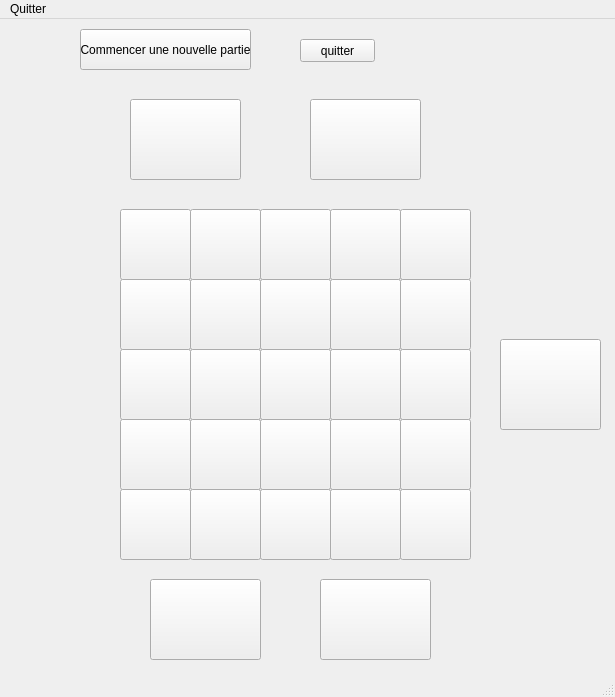
<?xml version="1.0" encoding="UTF-8"?>
<ui version="4.0">
 <class>ONITAMA</class>
 <widget class="QMainWindow" name="ONITAMA">
  <property name="geometry">
   <rect>
    <x>0</x>
    <y>0</y>
    <width>615</width>
    <height>697</height>
   </rect>
  </property>
  <property name="windowTitle">
   <string>Onitama, DANET PICHARD</string>
  </property>
  <property name="windowIcon">
   <iconset>
    <normaloff>../../icone onitama.jpg</normaloff>../../icone onitama.jpg</iconset>
  </property>
  <widget class="QWidget" name="centralwidget">
   <widget class="QPushButton" name="Bouton_0_0">
    <property name="enabled">
     <bool>true</bool>
    </property>
    <property name="geometry">
     <rect>
      <x>120</x>
      <y>190</y>
      <width>71</width>
      <height>71</height>
     </rect>
    </property>
    <property name="text">
     <string/>
    </property>
    <property name="flat">
     <bool>false</bool>
    </property>
   </widget>
   <widget class="QPushButton" name="Bouton_0_1">
    <property name="enabled">
     <bool>true</bool>
    </property>
    <property name="geometry">
     <rect>
      <x>190</x>
      <y>190</y>
      <width>71</width>
      <height>71</height>
     </rect>
    </property>
    <property name="text">
     <string/>
    </property>
    <property name="flat">
     <bool>false</bool>
    </property>
   </widget>
   <widget class="QPushButton" name="Bouton_0_2">
    <property name="enabled">
     <bool>true</bool>
    </property>
    <property name="geometry">
     <rect>
      <x>260</x>
      <y>190</y>
      <width>71</width>
      <height>71</height>
     </rect>
    </property>
    <property name="text">
     <string/>
    </property>
    <property name="flat">
     <bool>false</bool>
    </property>
   </widget>
   <widget class="QPushButton" name="Bouton_0_3">
    <property name="enabled">
     <bool>true</bool>
    </property>
    <property name="geometry">
     <rect>
      <x>330</x>
      <y>190</y>
      <width>71</width>
      <height>71</height>
     </rect>
    </property>
    <property name="text">
     <string/>
    </property>
    <property name="flat">
     <bool>false</bool>
    </property>
   </widget>
   <widget class="QPushButton" name="Bouton_0_4">
    <property name="enabled">
     <bool>true</bool>
    </property>
    <property name="geometry">
     <rect>
      <x>400</x>
      <y>190</y>
      <width>71</width>
      <height>71</height>
     </rect>
    </property>
    <property name="text">
     <string/>
    </property>
    <property name="flat">
     <bool>false</bool>
    </property>
   </widget>
   <widget class="QPushButton" name="Bouton_1_0">
    <property name="enabled">
     <bool>true</bool>
    </property>
    <property name="geometry">
     <rect>
      <x>120</x>
      <y>260</y>
      <width>71</width>
      <height>71</height>
     </rect>
    </property>
    <property name="text">
     <string/>
    </property>
    <property name="flat">
     <bool>false</bool>
    </property>
   </widget>
   <widget class="QPushButton" name="Bouton_1_1">
    <property name="enabled">
     <bool>true</bool>
    </property>
    <property name="geometry">
     <rect>
      <x>190</x>
      <y>260</y>
      <width>71</width>
      <height>71</height>
     </rect>
    </property>
    <property name="text">
     <string/>
    </property>
    <property name="flat">
     <bool>false</bool>
    </property>
   </widget>
   <widget class="QPushButton" name="Bouton_1_2">
    <property name="enabled">
     <bool>true</bool>
    </property>
    <property name="geometry">
     <rect>
      <x>260</x>
      <y>260</y>
      <width>71</width>
      <height>71</height>
     </rect>
    </property>
    <property name="text">
     <string/>
    </property>
    <property name="flat">
     <bool>false</bool>
    </property>
   </widget>
   <widget class="QPushButton" name="Bouton_1_3">
    <property name="enabled">
     <bool>true</bool>
    </property>
    <property name="geometry">
     <rect>
      <x>330</x>
      <y>260</y>
      <width>71</width>
      <height>71</height>
     </rect>
    </property>
    <property name="text">
     <string/>
    </property>
    <property name="flat">
     <bool>false</bool>
    </property>
   </widget>
   <widget class="QPushButton" name="Bouton_1_4">
    <property name="enabled">
     <bool>true</bool>
    </property>
    <property name="geometry">
     <rect>
      <x>400</x>
      <y>260</y>
      <width>71</width>
      <height>71</height>
     </rect>
    </property>
    <property name="text">
     <string/>
    </property>
    <property name="flat">
     <bool>false</bool>
    </property>
   </widget>
   <widget class="QPushButton" name="Bouton_2_0">
    <property name="enabled">
     <bool>true</bool>
    </property>
    <property name="geometry">
     <rect>
      <x>120</x>
      <y>330</y>
      <width>71</width>
      <height>71</height>
     </rect>
    </property>
    <property name="text">
     <string/>
    </property>
    <property name="flat">
     <bool>false</bool>
    </property>
   </widget>
   <widget class="QPushButton" name="Bouton_2_1">
    <property name="enabled">
     <bool>true</bool>
    </property>
    <property name="geometry">
     <rect>
      <x>190</x>
      <y>330</y>
      <width>71</width>
      <height>71</height>
     </rect>
    </property>
    <property name="text">
     <string/>
    </property>
    <property name="flat">
     <bool>false</bool>
    </property>
   </widget>
   <widget class="QPushButton" name="Bouton_2_2">
    <property name="enabled">
     <bool>true</bool>
    </property>
    <property name="geometry">
     <rect>
      <x>260</x>
      <y>330</y>
      <width>71</width>
      <height>71</height>
     </rect>
    </property>
    <property name="text">
     <string/>
    </property>
    <property name="flat">
     <bool>false</bool>
    </property>
   </widget>
   <widget class="QPushButton" name="Bouton_2_3">
    <property name="enabled">
     <bool>true</bool>
    </property>
    <property name="geometry">
     <rect>
      <x>330</x>
      <y>330</y>
      <width>71</width>
      <height>71</height>
     </rect>
    </property>
    <property name="text">
     <string/>
    </property>
    <property name="flat">
     <bool>false</bool>
    </property>
   </widget>
   <widget class="QPushButton" name="Bouton_2_4">
    <property name="enabled">
     <bool>true</bool>
    </property>
    <property name="geometry">
     <rect>
      <x>400</x>
      <y>330</y>
      <width>71</width>
      <height>71</height>
     </rect>
    </property>
    <property name="text">
     <string/>
    </property>
    <property name="flat">
     <bool>false</bool>
    </property>
   </widget>
   <widget class="QPushButton" name="Bouton_3_0">
    <property name="enabled">
     <bool>true</bool>
    </property>
    <property name="geometry">
     <rect>
      <x>120</x>
      <y>400</y>
      <width>71</width>
      <height>71</height>
     </rect>
    </property>
    <property name="text">
     <string/>
    </property>
    <property name="flat">
     <bool>false</bool>
    </property>
   </widget>
   <widget class="QPushButton" name="Bouton_3_1">
    <property name="enabled">
     <bool>true</bool>
    </property>
    <property name="geometry">
     <rect>
      <x>190</x>
      <y>400</y>
      <width>71</width>
      <height>71</height>
     </rect>
    </property>
    <property name="text">
     <string/>
    </property>
    <property name="flat">
     <bool>false</bool>
    </property>
   </widget>
   <widget class="QPushButton" name="Bouton_3_2">
    <property name="enabled">
     <bool>true</bool>
    </property>
    <property name="geometry">
     <rect>
      <x>260</x>
      <y>400</y>
      <width>71</width>
      <height>71</height>
     </rect>
    </property>
    <property name="text">
     <string/>
    </property>
    <property name="flat">
     <bool>false</bool>
    </property>
   </widget>
   <widget class="QPushButton" name="Bouton_3_3">
    <property name="enabled">
     <bool>true</bool>
    </property>
    <property name="geometry">
     <rect>
      <x>330</x>
      <y>400</y>
      <width>71</width>
      <height>71</height>
     </rect>
    </property>
    <property name="text">
     <string/>
    </property>
    <property name="flat">
     <bool>false</bool>
    </property>
   </widget>
   <widget class="QPushButton" name="Bouton_3_4">
    <property name="enabled">
     <bool>true</bool>
    </property>
    <property name="geometry">
     <rect>
      <x>400</x>
      <y>400</y>
      <width>71</width>
      <height>71</height>
     </rect>
    </property>
    <property name="text">
     <string/>
    </property>
    <property name="flat">
     <bool>false</bool>
    </property>
   </widget>
   <widget class="QPushButton" name="Bouton_4_0">
    <property name="enabled">
     <bool>true</bool>
    </property>
    <property name="geometry">
     <rect>
      <x>120</x>
      <y>470</y>
      <width>71</width>
      <height>71</height>
     </rect>
    </property>
    <property name="text">
     <string/>
    </property>
    <property name="flat">
     <bool>false</bool>
    </property>
   </widget>
   <widget class="QPushButton" name="Bouton_4_1">
    <property name="enabled">
     <bool>true</bool>
    </property>
    <property name="geometry">
     <rect>
      <x>190</x>
      <y>470</y>
      <width>71</width>
      <height>71</height>
     </rect>
    </property>
    <property name="text">
     <string/>
    </property>
    <property name="flat">
     <bool>false</bool>
    </property>
   </widget>
   <widget class="QPushButton" name="Bouton_4_2">
    <property name="enabled">
     <bool>true</bool>
    </property>
    <property name="geometry">
     <rect>
      <x>260</x>
      <y>470</y>
      <width>71</width>
      <height>71</height>
     </rect>
    </property>
    <property name="text">
     <string/>
    </property>
    <property name="flat">
     <bool>false</bool>
    </property>
   </widget>
   <widget class="QPushButton" name="Bouton_4_3">
    <property name="enabled">
     <bool>true</bool>
    </property>
    <property name="geometry">
     <rect>
      <x>330</x>
      <y>470</y>
      <width>71</width>
      <height>71</height>
     </rect>
    </property>
    <property name="text">
     <string/>
    </property>
    <property name="flat">
     <bool>false</bool>
    </property>
   </widget>
   <widget class="QPushButton" name="Bouton_4_4">
    <property name="enabled">
     <bool>true</bool>
    </property>
    <property name="geometry">
     <rect>
      <x>400</x>
      <y>470</y>
      <width>71</width>
      <height>71</height>
     </rect>
    </property>
    <property name="text">
     <string/>
    </property>
    <property name="flat">
     <bool>false</bool>
    </property>
   </widget>
   <widget class="QPushButton" name="Bouton_rouge1">
    <property name="geometry">
     <rect>
      <x>130</x>
      <y>80</y>
      <width>111</width>
      <height>81</height>
     </rect>
    </property>
    <property name="text">
     <string/>
    </property>
   </widget>
   <widget class="QPushButton" name="Bouton_rouge_2">
    <property name="geometry">
     <rect>
      <x>310</x>
      <y>80</y>
      <width>111</width>
      <height>81</height>
     </rect>
    </property>
    <property name="text">
     <string/>
    </property>
   </widget>
   <widget class="QPushButton" name="Bouton_bleu_1">
    <property name="geometry">
     <rect>
      <x>150</x>
      <y>560</y>
      <width>111</width>
      <height>81</height>
     </rect>
    </property>
    <property name="text">
     <string/>
    </property>
    <property name="icon">
     <iconset>
      <normaloff>../../ressources/boar.jpg</normaloff>../../ressources/boar.jpg</iconset>
    </property>
    <property name="iconSize">
     <size>
      <width>111</width>
      <height>81</height>
     </size>
    </property>
   </widget>
   <widget class="QPushButton" name="Bouton_bleu_2">
    <property name="geometry">
     <rect>
      <x>320</x>
      <y>560</y>
      <width>111</width>
      <height>81</height>
     </rect>
    </property>
    <property name="text">
     <string/>
    </property>
   </widget>
   <widget class="QPushButton" name="Pioche">
    <property name="geometry">
     <rect>
      <x>500</x>
      <y>320</y>
      <width>101</width>
      <height>91</height>
     </rect>
    </property>
    <property name="text">
     <string/>
    </property>
   </widget>
   <widget class="QPushButton" name="pushButton">
    <property name="geometry">
     <rect>
      <x>300</x>
      <y>20</y>
      <width>75</width>
      <height>23</height>
     </rect>
    </property>
    <property name="text">
     <string>quitter</string>
    </property>
   </widget>
   <widget class="QPushButton" name="pushButton_2">
    <property name="geometry">
     <rect>
      <x>80</x>
      <y>10</y>
      <width>171</width>
      <height>41</height>
     </rect>
    </property>
    <property name="text">
     <string>Commencer une nouvelle partie</string>
    </property>
   </widget>
   <widget class="QLabel" name="label">
    <property name="geometry">
     <rect>
      <x>117</x>
      <y>187</y>
      <width>357</width>
      <height>357</height>
     </rect>
    </property>
    <property name="text">
     <string/>
    </property>
    <property name="pixmap">
     <pixmap resource="../../ressources/ressource_qrc.qrc">:/images/Sans titre.jpg</pixmap>
    </property>
   </widget>
   <zorder>label</zorder>
   <zorder>Bouton_0_0</zorder>
   <zorder>Bouton_0_1</zorder>
   <zorder>Bouton_0_2</zorder>
   <zorder>Bouton_0_3</zorder>
   <zorder>Bouton_0_4</zorder>
   <zorder>Bouton_1_0</zorder>
   <zorder>Bouton_1_1</zorder>
   <zorder>Bouton_1_2</zorder>
   <zorder>Bouton_1_3</zorder>
   <zorder>Bouton_1_4</zorder>
   <zorder>Bouton_2_0</zorder>
   <zorder>Bouton_2_1</zorder>
   <zorder>Bouton_2_2</zorder>
   <zorder>Bouton_2_3</zorder>
   <zorder>Bouton_2_4</zorder>
   <zorder>Bouton_3_0</zorder>
   <zorder>Bouton_3_1</zorder>
   <zorder>Bouton_3_2</zorder>
   <zorder>Bouton_3_3</zorder>
   <zorder>Bouton_3_4</zorder>
   <zorder>Bouton_4_0</zorder>
   <zorder>Bouton_4_1</zorder>
   <zorder>Bouton_4_2</zorder>
   <zorder>Bouton_4_3</zorder>
   <zorder>Bouton_4_4</zorder>
   <zorder>Bouton_rouge1</zorder>
   <zorder>Bouton_rouge_2</zorder>
   <zorder>Bouton_bleu_1</zorder>
   <zorder>Bouton_bleu_2</zorder>
   <zorder>Pioche</zorder>
   <zorder>pushButton</zorder>
   <zorder>pushButton_2</zorder>
  </widget>
  <widget class="QMenuBar" name="menubar">
   <property name="geometry">
    <rect>
     <x>0</x>
     <y>0</y>
     <width>615</width>
     <height>21</height>
    </rect>
   </property>
   <widget class="QMenu" name="menuQuitter">
    <property name="title">
     <string>Quitter</string>
    </property>
   </widget>
   <addaction name="menuQuitter"/>
  </widget>
  <widget class="QStatusBar" name="statusbar"/>
 </widget>
 <resources>
  <include location="../../ressources/ressource_qrc.qrc"/>
 </resources>
 <connections>
  <connection>
   <sender>pushButton</sender>
   <signal>clicked()</signal>
   <receiver>ONITAMA</receiver>
   <slot>close()</slot>
   <hints>
    <hint type="sourcelabel">
     <x>567</x>
     <y>192</y>
    </hint>
    <hint type="destinationlabel">
     <x>399</x>
     <y>340</y>
    </hint>
   </hints>
  </connection>
 </connections>
</ui>
